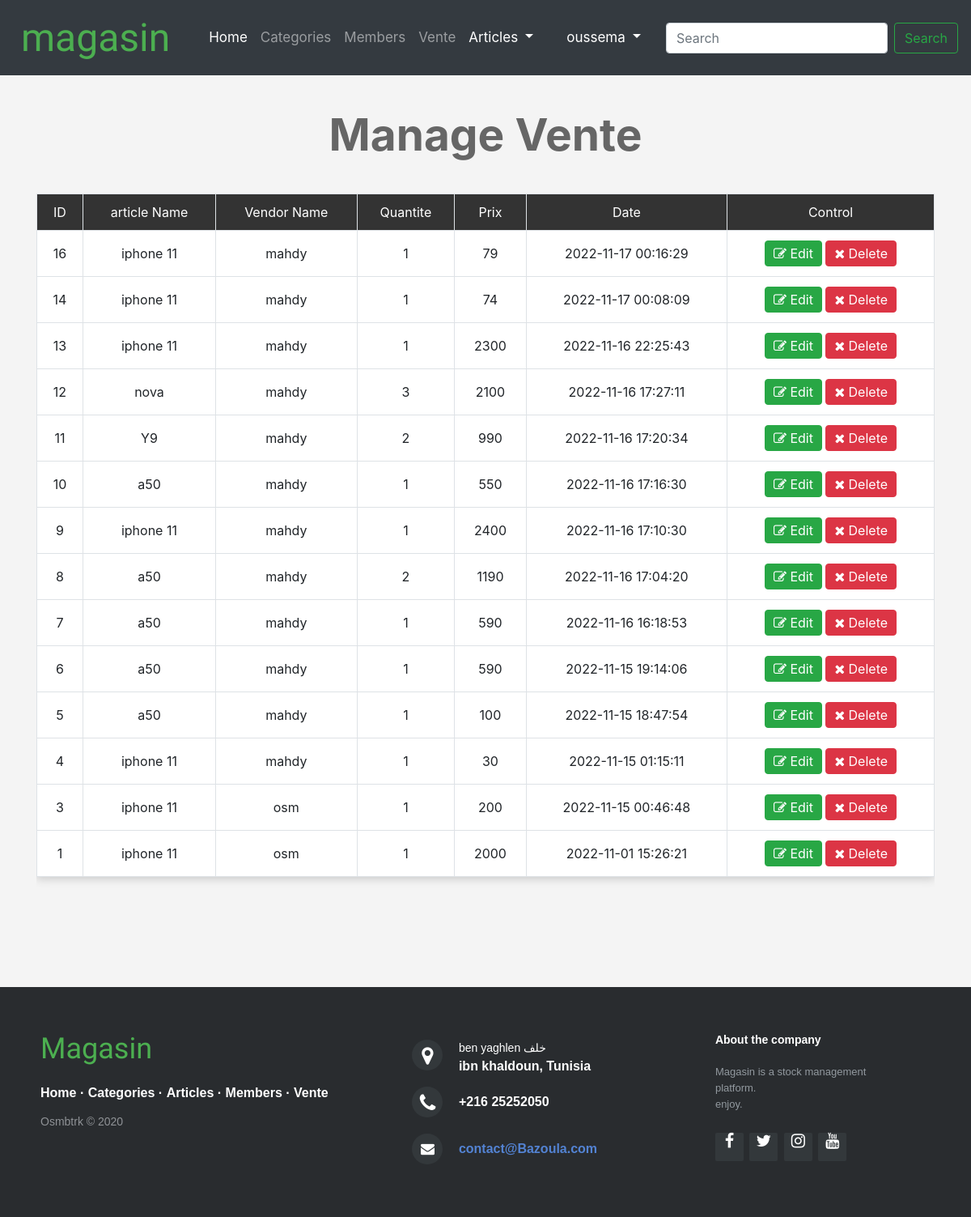
/admin/comment.php (signed in), run on the app's committed database.
### tables this page shows
CREATE TABLE `vente` (
  `id` int(11) NOT NULL,
  `artid` int(11) NOT NULL,
  `userid` int(11) NOT NULL,
  `quantite` int(11) NOT NULL,
  `prix` int(11) NOT NULL,
  `date` datetime NOT NULL DEFAULT current_timestamp()
);

CREATE TABLE `article` (
  `id` int(11) NOT NULL,
  `reference` varchar(255) NOT NULL,
  `artname` varchar(255) NOT NULL,
  `categoryid` int(11) NOT NULL,
  `couleur` varchar(255) NOT NULL,
  `quantite` int(11) NOT NULL,
  `prix` varchar(255) NOT NULL,
  `prixbase` varchar(255) NOT NULL,
  `barcode` varchar(255) NOT NULL,
  `ram` int(11) NOT NULL,
  `stockage` int(11) NOT NULL,
  `batterie` int(11) NOT NULL,
  `faceid` int(11) NOT NULL,
  `emprint` int(11) NOT NULL,
  `doublesim` int(11) NOT NULL
);

CREATE TABLE `users` (
  `id` int(11) NOT NULL,
  `username` varchar(255) NOT NULL,
  `pass` varchar(255) NOT NULL,
  `groupID` int(11) DEFAULT 0
);

### admin/comment.php (the view, shortened to what this page needs)
<?php
if (isset($_SESSION['username'])){
   include 'C:\xampp\htdocs\27club\include\tpl\navbar.php';
   include 'C:\xampp\htdocs\27club\admin\conn.php';
   $do = isset($_GET['do']) ? $_GET['do'] : 'Manage';
   if($do == 'Manage') {
       $stmt=$con->prepare("SELECT vente.*,article.artname AS artname,users.username AS username FROM vente INNER JOIN article ON article.id =vente.artid INNER JOIN users ON users.id =vente.userid ORDER BY date DESC ");
       $stmt->execute();
       $rows=$stmt->fetchAll();
       ?>
        <h1 class="text-center" >Manage Vente</h1>
        <div class="container">
            <div class="table-responsive">
                <table class=" main-table text-center table table-bordered">
                    <tr>
                        <td>ID</td>
                        <td>article Name</td>
                        <td>Vendor Name</td>
                        <td>Quantite</td>
                        <td>Prix</td>
                        <td>Date</td>
                        <td>Control</td>
                    </tr>
                    <?php
                        foreach($rows as $row) {
                            echo "<tr>";
                                echo "<td>".$row['id']."</td>";
                                echo "<td>".$row['artname']."</td>";
                                echo "<td>".$row['username']."</td>";
                                echo "<td>".$row['quantite']."</td>";
                                echo "<td>".$row['prix']."</td>";
                                echo "<td>".$row['date']."</td>";
                                echo  "<td>
                                <a href='comment.php?do=Edit&comid=" .$row['id']. "' class='btn btn-success'><i class='fa fa-edit'></i> Edit</a>
                                <a href='comment.php?do=Delete&comid=" .$row['id']. "' class='btn btn-danger confirm'><i class='fa fa-close'></i> Delete</a>
                                </td>";
                            echo "</tr>";
                        }
                    ?>
                </table>
            </div>
        </div><?php
    }
}else{
    header('location:accueil.php');
    exit();
}

### admin/css/stylefooter.css (style rules this page uses)
body { margin: 0; padding: 0; }
footer { bottom: 0; }
.footer-distributed { background-color: #292c2f; box-shadow: 0 1px 1px 0 rgba(0, 0, 0, 0.12); box-sizing: border-box; width: 100%; text-align: left; font: bold 16px sans-serif; padding: 55px 50px; margin-top: 120px; }
.footer-distributed .footer-left, .footer-distributed .footer-center, .footer-distributed .footer-right { display: inline-block; vertical-align: top; }
.footer-distributed .footer-left { width: 40%; }
.footer-distributed h3 { color: #4CAF50; font: normal 36px 'Cookie', cursive; margin: 0; }
.footer-distributed .footer-links { color: #ffffff; margin: 20px 0 12px; padding: 0; }
.footer-distributed .footer-links a { display:inline-block; line-height: 1.8; text-decoration: none; color: inherit; }
.footer-distributed .footer-company-name { color: #8f9296; font-size: 14px; font-weight: normal; margin: 0; }
.footer-distributed .footer-center { width: 35%; }
.footer-distributed .footer-center i { background-color: #33383b; color: #ffffff; font-size: 25px; width: 38px; height: 38px; border-radius: 50%; text-align: center; line-height: 42px; margin: 10px 15px; vertical-align: middle; }
.footer-distributed .footer-center i.fa-envelope { font-size: 17px; line-height: 38px; }
.footer-distributed .footer-center p { display: inline-block; color: #ffffff; vertical-align: middle; margin:0; }
.footer-distributed .footer-center p span { display:block; font-weight: normal; font-size:14px; line-height:2; }
.footer-distributed .footer-center p a { color: #5383d3; text-decoration: none;; }
.footer-distributed .footer-right { width: 20%; }
.footer-distributed .footer-company-about { line-height: 20px; color: #92999f; font-size: 13px; font-weight: normal; margin: 0; }
.footer-distributed .footer-company-about span { display: block; color: #ffffff; font-size: 14px; font-weight: bold; margin-bottom: 20px; }
.footer-distributed .footer-icons { margin-top: 25px; }
.footer-distributed .footer-icons a { display: inline-block; width: 35px; height: 35px; cursor: pointer; background-color: #33383b; border-radius: 2px; font-size: 20px; color: #ffffff; text-align: center; line-height: 35px; margin-right: 3px; margin-bottom: 5px; }

### admin/css/backend.css (style rules this page uses)
body { background-color: #f4f4f4; }
h1 { font-size: 55px; margin: 40px 0; font-weight: bold; color:#666; }
.main-table { -webkit-box-shadow:0 3px 10px #CCC; -moz-box-shadow:0 3px 10px #CCC; box-shadow: 0 3px 10px #CCC; }
.main-table td { background-color: #FFF; vertical-align: middle !important; }
.main-table tr:first-child td { background-color: #333; color: #FFF; }
.main-table .btn { padding: 3px 10px; }

### data on the page
vente: id "16", artid.artname "iphone 11", userid.username "mahdy", quantite "1", prix "79", date "2022-11-17 00:16:29"
vente: id "14", artid.artname "iphone 11", userid.username "mahdy", quantite "1", prix "74", date "2022-11-17 00:08:09"
vente: id "13", artid.artname "iphone 11", userid.username "mahdy", quantite "1", prix "2300", date "2022-11-16 22:25:43"
vente: id "12", artid.artname "nova", userid.username "mahdy", quantite "3", prix "2100", date "2022-11-16 17:27:11"
vente: id "11", artid.artname "Y9", userid.username "mahdy", quantite "2", prix "990", date "2022-11-16 17:20:34"
vente: id "10", artid.artname "a50", userid.username "mahdy", quantite "1", prix "550", date "2022-11-16 17:16:30"
vente: id "9", artid.artname "iphone 11", userid.username "mahdy", quantite "1", prix "2400", date "2022-11-16 17:10:30"
vente: id "8", artid.artname "a50", userid.username "mahdy", quantite "2", prix "1190", date "2022-11-16 17:04:20"
vente: id "7", artid.artname "a50", userid.username "mahdy", quantite "1", prix "590", date "2022-11-16 16:18:53"
vente: id "6", artid.artname "a50", userid.username "mahdy", quantite "1", prix "590", date "2022-11-15 19:14:06"
vente: id "5", artid.artname "a50", userid.username "mahdy", quantite "1", prix "100", date "2022-11-15 18:47:54"
vente: id "4", artid.artname "iphone 11", userid.username "mahdy", quantite "1", prix "30", date "2022-11-15 01:15:11"
vente: id "3", artid.artname "iphone 11", userid.username "osm", quantite "1", prix "200", date "2022-11-15 00:46:48"
vente: id "1", artid.artname "iphone 11", userid.username "osm", quantite "1", prix "2000", date "2022-11-01 15:26:21"
